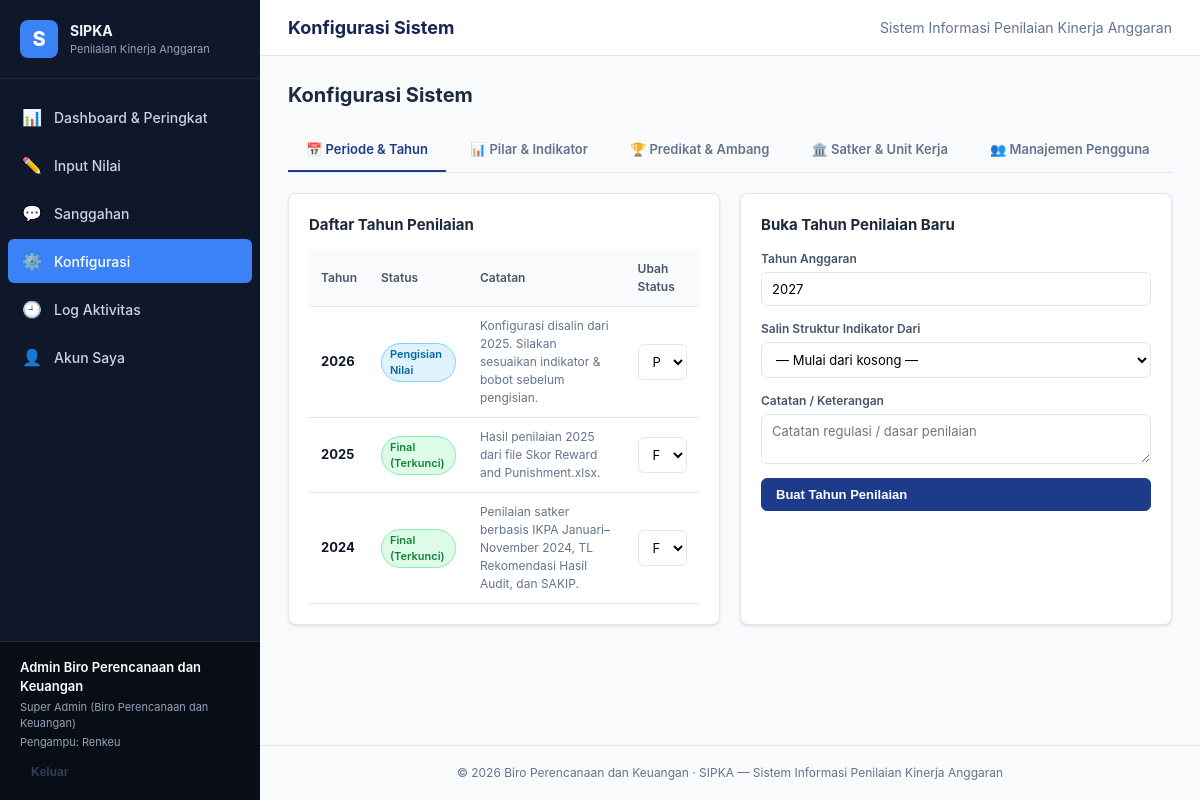
Screenshot of /index.php?p=konfig (signed in) with the database file from the repository.
### tables this page shows
CREATE TABLE users (
    id            INTEGER PRIMARY KEY AUTOINCREMENT,
    username      TEXT NOT NULL UNIQUE,
    password_hash TEXT NOT NULL,
    nama          TEXT NOT NULL,
    role          TEXT NOT NULL CHECK (role IN ('admin', 'pengampu', 'entitas', 'pimpinan')),
    bidang_id     INTEGER REFERENCES bidang(id) ON DELETE SET NULL,
    entitas_id    INTEGER REFERENCES entitas(id) ON DELETE SET NULL,
    aktif         INTEGER NOT NULL DEFAULT 1,
    last_login    TEXT
);

CREATE TABLE bidang (
    id        INTEGER PRIMARY KEY AUTOINCREMENT,
    nama      TEXT NOT NULL,
    singkatan TEXT NOT NULL
);

CREATE TABLE tahun (
    id      INTEGER PRIMARY KEY AUTOINCREMENT,
    tahun   INTEGER NOT NULL UNIQUE,
    status  TEXT NOT NULL DEFAULT 'pengisian' CHECK (status IN ('pengisian', 'verifikasi', 'final')),
    catatan TEXT
);

### public/index.php (called while the page is built, shortened)
<?php
$p = $_GET['p'] ?? 'dashboard';
try {
    require APP_ROOT . '/app/pages/' . $p . '.php';
} catch (Throwable $e) {
    error_log((string)$e);
    if (!headers_sent()) {
        http_response_code(500);
    }
    echo '<div style="font-family:sans-serif;padding:24px"><h2>Terjadi kesalahan</h2><pre style="white-space:pre-wrap">'
        . h($e->getMessage()) . "\n" . h($e->getFile()) . ':' . $e->getLine() . '</pre><a href="index.php">Kembali</a></div>';
}

### app/db.php (called while the page is built, shortened)
<?php
function db(): PDO
{
    static $pdo = null;
    if ($pdo instanceof PDO) {
        return $pdo;
    }
    $baru = !file_exists(DB_PATH) || filesize(DB_PATH) === 0;
    $pdo = new PDO('sqlite:' . DB_PATH);
    $pdo->setAttribute(PDO::ATTR_ERRMODE, PDO::ERRMODE_EXCEPTION);
    $pdo->setAttribute(PDO::ATTR_DEFAULT_FETCH_MODE, PDO::FETCH_ASSOC);
    $pdo->exec('PRAGMA foreign_keys = ON');
    $pdo->exec('PRAGMA busy_timeout = 5000');
    return $pdo;
}
function q(string $sql, array $params = []): PDOStatement
{
    $st = db()->prepare($sql);
    $st->execute(array_values($params));
    return $st;
}
function q_all(string $sql, array $params = []): array
{
    return q($sql, $params)->fetchAll();
}
function q_one(string $sql, array $params = []): ?array
{
    $r = q($sql, $params)->fetch();
    return $r === false ? null : $r;
}

### app/pages/konfig.php (the view, shortened to what this page needs)
<?php
$u = require_role('admin');
$tab = $_GET['tab'] ?? 'tahun';
$tahun = pilih_tahun();
render_header('Konfigurasi Sistem', 'konfig');
?>
<div class="page-head">
    <h2>Konfigurasi Sistem</h2>
</div>
<div class="tabs-nav">
    <a href="<?= h(url('konfig', ['tab' => 'tahun'])) ?>" class="<?= $tab === 'tahun' ? 'active' : '' ?>">📅 Periode &amp; Tahun</a>
    <a href="<?= h(url('konfig', ['tab' => 'indikator'])) ?>" class="<?= $tab === 'indikator' ? 'active' : '' ?>">📊 Pilar &amp; Indikator</a>
    <a href="<?= h(url('konfig', ['tab' => 'predikat'])) ?>" class="<?= $tab === 'predikat' ? 'active' : '' ?>">🏆 Predikat &amp; Ambang</a>
    <a href="<?= h(url('konfig', ['tab' => 'entitas'])) ?>" class="<?= $tab === 'entitas' ? 'active' : '' ?>">🏛️ Satker &amp; Unit Kerja</a>
    <a href="<?= h(url('konfig', ['tab' => 'users'])) ?>" class="<?= $tab === 'users' ? 'active' : '' ?>">👥 Manajemen Pengguna</a>
</div>
<?php if ($tab === 'tahun'): ?>
    <div class="grid-2">
        <div class="card">
            <h3>Daftar Tahun Penilaian</h3>
            <table class="table">
                <thead><tr><th>Tahun</th><th>Status</th><th>Catatan</th><th>Ubah Status</th></tr></thead>
                <tbody>
                <?php foreach (semua_tahun() as $t): ?>
                    <tr>
                        <td><strong><?= (int)$t['tahun'] ?></strong></td>
                        <td><?= status_badge($t['status']) ?></td>
                        <td class="small muted"><?= h($t['catatan'] ?? '–') ?></td>
                        <td>
                            <form method="post" class="inline-form">
                                <select name="status" data-autosubmit>
                                    <?php foreach (STATUS_TAHUN as $sk => $sl): ?>
                                        <option value="<?= $sk ?>" <?= $t['status'] === $sk ? 'selected' : '' ?>><?= h($sl) ?></option>
                                    <?php endforeach; ?>
                                </select>
                            </form>
                        </td>
                    </tr>
                <?php endforeach; ?>
                </tbody>
            </table>
        </div>
        <div class="card">
            <h3>Buka Tahun Penilaian Baru</h3>
            <form method="post" class="stack">
                <label>Tahun Anggaran
                    <input type="number" name="tahun" value="<?= (int)date('Y') + 1 ?>" required min="2020" max="2099">
                </label>
                <label>Salin Struktur Indikator Dari
                    <select name="salin_dari">
                        <option value="0">— Mulai dari kosong —</option>
                    </select>
                </label>
                <label>Catatan / Keterangan
                    <textarea name="catatan" rows="2" placeholder="Catatan regulasi / dasar penilaian"></textarea>
                </label>
                <button class="btn btn-primary">Buat Tahun Penilaian</button>
            </form>
        </div>
    </div>
<?php endif; ?>

### app/views/header.php (shortened to what this page needs)
<?php
$u = current_user();
$title = $GLOBALS['__title'] ?? '';
$active = $GLOBALS['__active'] ?? '';
$nav = [];
if ($u) {
    if ($u['role'] === 'entitas') {
        $nav[] = ['rapor', 'Rapor Saya', '📄'];
    } else {
        $nav[] = ['dashboard', 'Dashboard & Peringkat', '📊'];
    }
    if (in_array($u['role'], ['admin', 'pengampu'], true)) {
        $nav[] = ['input', 'Input Nilai', '✏️'];
    }
    $nav[] = ['sanggahan', 'Sanggahan', '💬'];
    if ($u['role'] === 'admin') {
        $nav[] = ['konfig', 'Konfigurasi', '⚙️'];
        $nav[] = ['log', 'Log Aktivitas', '🕘'];
    }
    $nav[] = ['akun', 'Akun Saya', '👤'];
}
?><!doctype html>
<html lang="id">
<head>
    <link rel="stylesheet" href="assets/style.css">
</head>
<body>
<div class="layout">
    <aside class="sidebar">
        <div class="brand">
            <div class="logo">S</div>
            <div>
                <strong><?= APP_NAME ?></strong>
                <small>Penilaian Kinerja Anggaran</small>
            </div>
        </div>
        <nav>
            <?php foreach ($nav as [$page, $label, $icon]): ?>
                <a href="<?= h(url($page)) ?>" class="<?= $active === $page ? 'active' : '' ?>"><span class="ico"><?= $icon ?></span><?= h($label) ?></a>
            <?php endforeach; ?>
        </nav>
        <?php if ($u): ?>
            <div class="sidebar-foot">
                <div class="who"><?= h($u['nama']) ?></div>
                <div class="role"><?= h(ROLES[$u['role']]) ?></div>
                <?php if ($u['bidang_singkatan']): ?><div class="role">Pengampu: <?= h($u['bidang_singkatan']) ?></div><?php endif; ?>
                <form method="post" action="<?= h(url('logout')) ?>"><?= csrf_field() ?><button class="btn btn-ghost btn-sm">Keluar</button></form>
            </div>
        <?php endif; ?>
    </aside>
    <main class="main">
        <header class="topbar">
            <h1><?= h($title) ?></h1>
            <span class="muted"><?= h(APP_FULLNAME) ?></span>
        </header>
        <div class="content">

### app/helpers.php (shortened to what this page needs)
<?php
function h(mixed $v): string
{
    return htmlspecialchars((string)($v ?? ''), ENT_QUOTES, 'UTF-8');
}
function url(string $page, array $params = []): string
{
    return 'index.php?' . http_build_query(array_merge(['p' => $page], $params));
}
function current_user(bool $refresh = false): ?array
{
    static $u = false;
    if ($u === false || $refresh) {
        $u = null;
        if (!empty($_SESSION['uid'])) {
            $u = q_one(
                'SELECT u.*, b.nama AS bidang_nama, b.singkatan AS bidang_singkatan,
                        e.nama AS entitas_nama, e.level AS entitas_level
                   FROM users u
                   LEFT JOIN bidang b ON b.id = u.bidang_id
                   LEFT JOIN entitas e ON e.id = u.entitas_id
                  WHERE u.id = ? AND u.aktif = 1',
                [$_SESSION['uid']]
            );
        }
    }
    return $u;
}
function require_login(): array
{
    $u = current_user();
    return $u;
}
function require_role(string ...$roles): array
{
    $u = require_login();
    return $u;
}
function semua_tahun(): array
{
    return q_all('SELECT * FROM tahun ORDER BY tahun DESC');
}
function pilih_tahun(): ?array
{
    $t = !empty($_SESSION['t']) ? q_one('SELECT * FROM tahun WHERE id = ?', [$_SESSION['t']]) : null;
    if (!$t) {
        $t = q_one('SELECT t.* FROM tahun t WHERE EXISTS (SELECT 1 FROM nilai n JOIN indikator i ON i.id = n.indikator_id WHERE i.tahun_id = t.id) ORDER BY t.tahun DESC LIMIT 1')
            ?? q_one('SELECT * FROM tahun ORDER BY tahun DESC LIMIT 1');
    }
    return $t;
}
function status_badge(string $status): string
{
    $cls = ['pengisian' => 'info', 'verifikasi' => 'warn', 'final' => 'ok'][$status] ?? 'muted';
    return '<span class="badge badge-' . $cls . '">' . h(STATUS_TAHUN[$status] ?? $status) . '</span>';
}
function render_header(string $title, string $active = ''): void
{
    require APP_ROOT . '/app/views/header.php';
}
function render_footer(): void
{
    require APP_ROOT . '/app/views/footer.php';
}

### rows the page displays
users: nama "Admin Biro Perencanaan dan Keuangan", role "Super Admin (Biro Perencanaan dan Keuangan)", bidang.singkatan "Renkeu"
tahun: tahun "2026", status "Pengisian Nilai", catatan "Konfigurasi disalin dari 2025. Silakan sesuaikan indikator & bobot sebelum pengisian."
tahun: tahun "2025", status "Final (Terkunci)", catatan "Hasil penilaian 2025 dari file Skor Reward and Punishment.xlsx."
tahun: tahun "2024", status "Final (Terkunci)", catatan "Penilaian satker berbasis IKPA Januari–November 2024, TL Rekomendasi Hasil Audit, dan SAKIP."

### other values shown
APP_NAME "SIPKA"
$icon "📊"
$label "Dashboard & Peringkat"
$icon "✏️"
$label "Input Nilai"
$icon "💬"
$label "Sanggahan"
$icon "⚙️"
$label "Konfigurasi"
$icon "🕘"
$label "Log Aktivitas"
$icon "👤"
$label "Akun Saya"
$title "Konfigurasi Sistem"
APP_FULLNAME "Sistem Informasi Penilaian Kinerja Anggaran"
